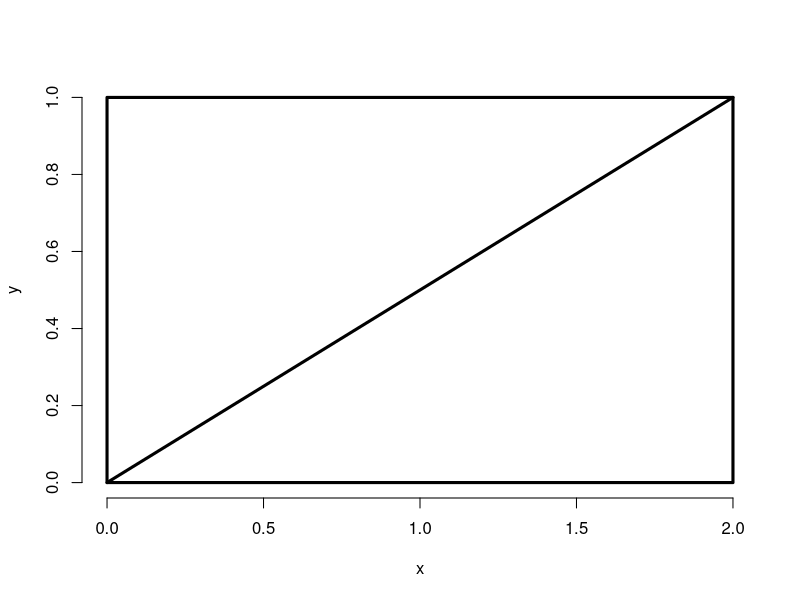
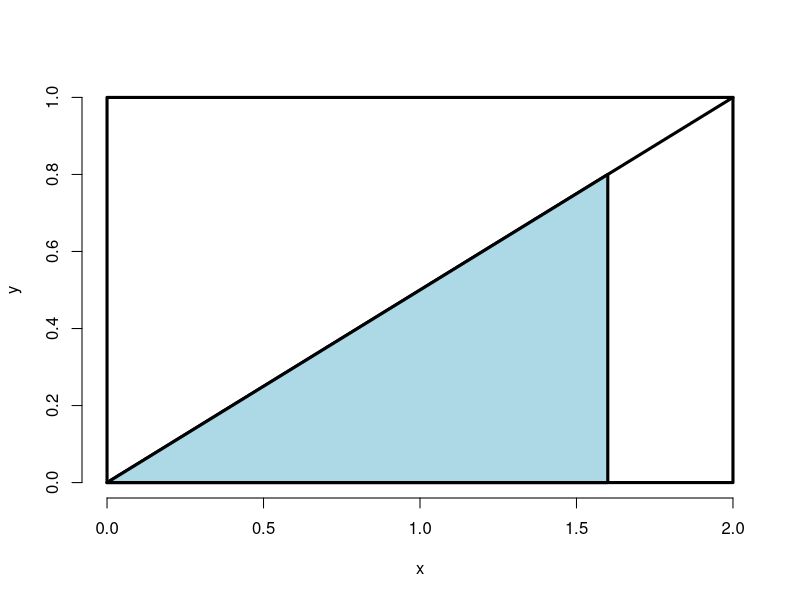

Recreate these plots in R, in order.
## ---- chunk 1
"continuous"
## ---- chunk 2
"discrete"
## ---- chunk 3
"(p^(1-x))*(1-p)^x"
## ---- chunk 4
x <- c(0, 2, 2, 0, 0); y <- c(0, 0, 1, 1, 0)
plot(x, y, lwd = 3, frame = FALSE, type = "l")
segments(0, 0, 2, 1, lwd=3)
## ---- chunk 5
"Yes"
## ---- chunk 6
plot(x, y, lwd = 3, frame = FALSE, type = "l")
segments(0, 0, 2, 1, lwd=3)
polygon(c(0, 1.6, 1.6, 0), c(0, 0, .8, 0), lwd=3, col="lightblue")
mypdf <- function(x){x/2}
## ---- chunk 7
".8"
## ---- chunk 8
".64"
## ---- chunk 9
".64"
## ---- chunk 10
"x*x/4"
## ---- chunk 11
mypdf
## ---- chunk 12
integrate(mypdf, 0, 1.6)
## ---- chunk 13
"1-x*x/4"
## ---- chunk 14
"50-th"
## ---- chunk 15
"1.414214"
## ---- chunk 16
"Half of it falls to the left of 1.41"
